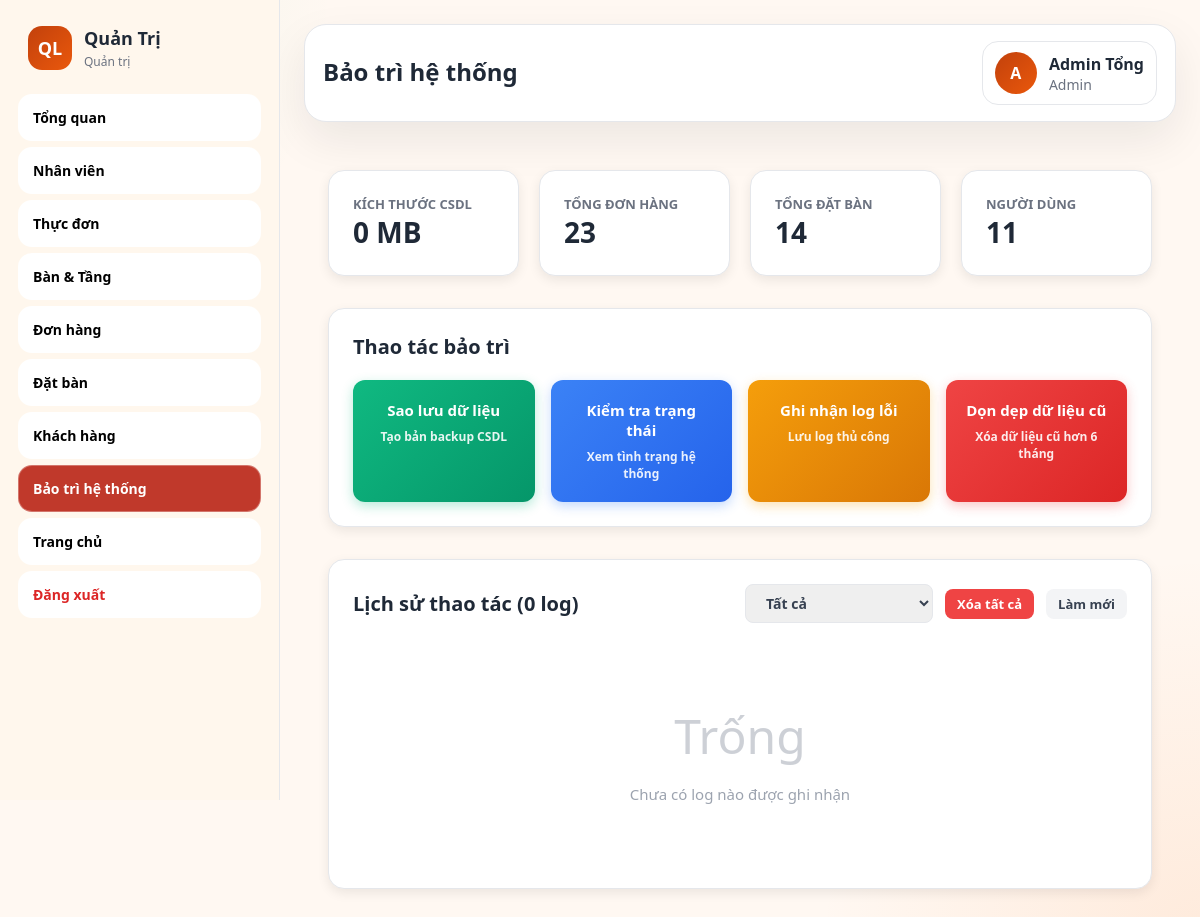
Page /admin.php?page=maintenance (signed in) on the earlier database version.
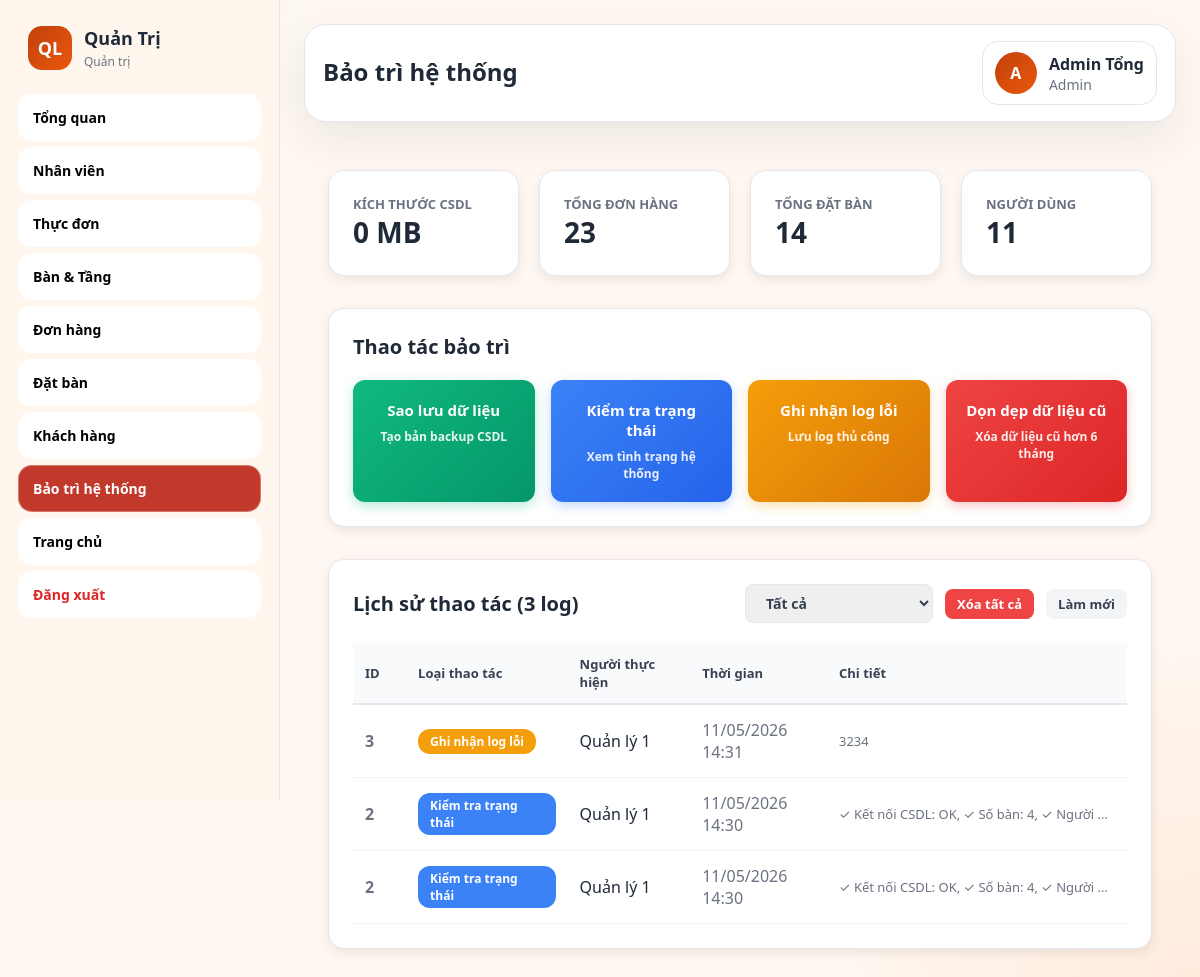
Same page on the later database version.
### tables this page shows
CREATE TABLE `data_operation_logs` (
  `log_id` int(11) NOT NULL AUTO_INCREMENT,
  `action_type` enum('backup','health_check','manual_log','delete_orders','delete_reservations','reset_all','restore','clean_old_data') NOT NULL,
  `deleted_count` int(11) DEFAULT 0,
  `performed_by` int(11) NOT NULL,
  `performed_at` datetime NOT NULL DEFAULT current_timestamp(),
  `details` text DEFAULT NULL,
  PRIMARY KEY (`log_id`),
  KEY `performed_by` (`performed_by`),
  KEY `idx_performed_at` (`performed_at`),
  KEY `idx_action_type` (`action_type`),
  CONSTRAINT `data_operation_logs_ibfk_1` FOREIGN KEY (`performed_by`) REFERENCES `users` (`user_id`)
);

CREATE TABLE `users` (
  `user_id` int(11) NOT NULL AUTO_INCREMENT,
  `full_name` varchar(100) NOT NULL,
  `phone` varchar(15) DEFAULT NULL,
  `ngay_sinh` date DEFAULT NULL,
  `gioi_tinh` enum('Nam','Nữ') DEFAULT NULL,
  `email` varchar(100) DEFAULT NULL,
  `username` varchar(50) NOT NULL,
  `password` varchar(255) NOT NULL,
  `role_id` int(11) NOT NULL,
  `status` enum('hoat_dong','khoa') NOT NULL DEFAULT 'hoat_dong',
  `created_at` datetime NOT NULL DEFAULT current_timestamp(),
  PRIMARY KEY (`user_id`),
  UNIQUE KEY `uq_users_username` (`username`),
  UNIQUE KEY `uq_users_email` (`email`),
  UNIQUE KEY `uq_users_phone` (`phone`),
  KEY `idx_users_role_id` (`role_id`),
  CONSTRAINT `fk_users_role` FOREIGN KEY (`role_id`) REFERENCES `roles` (`role_id`) ON UPDATE CASCADE
);

### includes/functions.php (called while the page is built, shortened)
<?php
function e($value): string {
    return htmlspecialchars((string)$value, ENT_QUOTES, 'UTF-8');
}

### admin/maintenance.php (the view, shortened to what the changed rows need)
<?php
require_once __DIR__ . '/../config/database.php';
require_once __DIR__ . '/../includes/functions.php';
$stats = [];
$stats['tables']       = $conn->query("SELECT COUNT(*) as c FROM tables")->fetch_assoc()['c'];
$stats['orders']       = $conn->query("SELECT COUNT(*) as c FROM orders")->fetch_assoc()['c'];
$stats['reservations'] = $conn->query("SELECT COUNT(*) as c FROM reservations")->fetch_assoc()['c'];
$stats['users']        = $conn->query("SELECT COUNT(*) as c FROM users WHERE status='hoat_dong'")->fetch_assoc()['c'];
$logs_result = $conn->query("
    SELECT l.log_id, l.action_type, l.deleted_count, l.performed_by, l.performed_at, l.details,
           u.full_name as performed_by_name
    FROM data_operation_logs l
    LEFT JOIN users u ON u.user_id = l.performed_by
    ORDER BY l.log_id DESC
    LIMIT 100
");
$logs = $logs_result ? $logs_result->fetch_all(MYSQLI_ASSOC) : [];
$total_logs = count($logs);
$db_size = $conn->query("
    SELECT ROUND(SUM(data_length + index_length)/1024/1024, 2) AS size_mb
    FROM information_schema.TABLES WHERE table_schema='qlnhahang'
")->fetch_assoc()['size_mb'] ?? 0;
?>
<div class="module-container" style="padding:24px;">
    <div style="display:grid; grid-template-columns:repeat(4,1fr); gap:20px; margin-bottom:32px;">
        <div style="background:white; border-radius:16px; padding:24px; display:flex; align-items:center; gap:16px; box-shadow:0 4px 12px rgba(0,0,0,0.08); border:1px solid #e5e7eb;">
            <div><div style="font-size:13px;color:#6b7280;font-weight:600;text-transform:uppercase;">Kích thước CSDL</div><div style="font-size:28px;font-weight:800;"><?= $db_size ?> MB</div></div>
        </div>
        <div style="background:white; border-radius:16px; padding:24px; display:flex; align-items:center; gap:16px; box-shadow:0 4px 12px rgba(0,0,0,0.08); border:1px solid #e5e7eb;">
            <div><div style="font-size:13px;color:#6b7280;font-weight:600;text-transform:uppercase;">Tổng đơn hàng</div><div style="font-size:28px;font-weight:800;"><?= number_format($stats['orders']) ?></div></div>
        </div>
        <div style="background:white; border-radius:16px; padding:24px; display:flex; align-items:center; gap:16px; box-shadow:0 4px 12px rgba(0,0,0,0.08); border:1px solid #e5e7eb;">
            <div><div style="font-size:13px;color:#6b7280;font-weight:600;text-transform:uppercase;">Tổng đặt bàn</div><div style="font-size:28px;font-weight:800;"><?= number_format($stats['reservations']) ?></div></div>
        </div>
        <div style="background:white; border-radius:16px; padding:24px; display:flex; align-items:center; gap:16px; box-shadow:0 4px 12px rgba(0,0,0,0.08); border:1px solid #e5e7eb;">
            <div><div style="font-size:13px;color:#6b7280;font-weight:600;text-transform:uppercase;">Người dùng</div><div style="font-size:28px;font-weight:800;"><?= number_format($stats['users']) ?></div></div>
        </div>
    </div>
    <div style="background:white; border-radius:16px; padding:24px; margin-bottom:32px; box-shadow:0 4px 12px rgba(0,0,0,0.08); border:1px solid #e5e7eb;">
        <h3 style="margin:0 0 20px; font-size:20px; font-weight:700;">Thao tác bảo trì</h3>
        <div style="display:grid; grid-template-columns:repeat(4,1fr); gap:16px;">
            <button onclick="performBackup(event)" style="padding:20px; border:none; border-radius:12px; cursor:pointer; display:flex; flex-direction:column; align-items:center; gap:8px; font-weight:700; font-size:15px; color:white; background:linear-gradient(135deg,#10b981,#059669); box-shadow:0 4px 12px rgba(16,185,129,0.3);">
                <span>Sao lưu dữ liệu</span>
                <small style="font-size:12px;opacity:0.9;">Tạo bản backup CSDL</small>
            </button>
            <button onclick="checkSystemHealth(event)" style="padding:20px; border:none; border-radius:12px; cursor:pointer; display:flex; flex-direction:column; align-items:center; gap:8px; font-weight:700; font-size:15px; color:white; background:linear-gradient(135deg,#3b82f6,#2563eb); box-shadow:0 4px 12px rgba(59,130,246,0.3);">
                <span>Kiểm tra trạng thái</span>
                <small style="font-size:12px;opacity:0.9;">Xem tình trạng hệ thống</small>
            </button>
            <button onclick="addTestLog(event)" style="padding:20px; border:none; border-radius:12px; cursor:pointer; display:flex; flex-direction:column; align-items:center; gap:8px; font-weight:700; font-size:15px; color:white; background:linear-gradient(135deg,#f59e0b,#d97706); box-shadow:0 4px 12px rgba(245,158,11,0.3);">
                <span>Ghi nhận log lỗi</span>
                <small style="font-size:12px;opacity:0.9;">Lưu log thủ công</small>
            </button>
            <button onclick="cleanOldData(event)" style="padding:20px; border:none; border-radius:12px; cursor:pointer; display:flex; flex-direction:column; align-items:center; gap:8px; font-weight:700; font-size:15px; color:white; background:linear-gradient(135deg,#ef4444,#dc2626); box-shadow:0 4px 12px rgba(239,68,68,0.3);">
                <span>Dọn dẹp dữ liệu cũ</span>
                <small style="font-size:12px;opacity:0.9;">Xóa dữ liệu cũ hơn 6 tháng</small>
            </button>
        </div>
    </div>
    <div style="background:white; border-radius:16px; padding:24px; box-shadow:0 4px 12px rgba(0,0,0,0.08); border:1px solid #e5e7eb;">
        <div style="display:flex; justify-content:space-between; align-items:center; margin-bottom:20px;">
            <h3 style="margin:0; font-size:20px; font-weight:700;">Lịch sử thao tác (<?= $total_logs ?> log)</h3>
            <div style="display:flex; gap:12px; align-items:center;">
                <select id="logFilter" onchange="filterLogs()" style="padding:8px 16px; border:1px solid #e5e7eb; border-radius:8px; font-size:14px; font-weight:600; color:#374151;">
                    <option value="all">Tất cả</option>
                </select>
                <button onclick="deleteAllLogs()" style="padding:6px 12px; border:none; border-radius:8px; cursor:pointer; font-weight:600; font-size:13px; background:#ef4444; color:white; display:inline-flex; align-items:center; gap:6px;">
                    Xóa tất cả
                </button>
                <button onclick="location.reload()" style="padding:6px 12px; border:none; border-radius:8px; cursor:pointer; font-weight:600; font-size:13px; background:#f3f4f6; color:#374151;">
                    Làm mới
                </button>
            </div>
        </div>
        <?php if ($total_logs > 0): ?>
        <div style="overflow-x:auto;">
            <table style="width:100%; border-collapse:collapse;">
                <thead style="background:#f9fafb;">
                    <tr>
                        <th style="padding:12px; text-align:left; font-weight:700; font-size:13px; color:#374151; border-bottom:2px solid #e5e7eb; width:60px;">ID</th>
                        <th style="padding:12px; text-align:left; font-weight:700; font-size:13px; color:#374151; border-bottom:2px solid #e5e7eb; width:200px;">Loại thao tác</th>
                        <th style="padding:12px; text-align:left; font-weight:700; font-size:13px; color:#374151; border-bottom:2px solid #e5e7eb; width:150px;">Người thực hiện</th>
                        <th style="padding:12px; text-align:left; font-weight:700; font-size:13px; color:#374151; border-bottom:2px solid #e5e7eb; width:150px;">Thời gian</th>
                        <th style="padding:12px; text-align:left; font-weight:700; font-size:13px; color:#374151; border-bottom:2px solid #e5e7eb;">Chi tiết</th>
                    </tr>
                </thead>
                <tbody id="logsTableBody">
                    <?php
                    $action_labels = [
                        'delete_orders' => 'Dọn dẹp dữ liệu cũ',
                        'backup'        => 'Sao lưu dữ liệu',
                        'health_check'  => 'Kiểm tra trạng thái',
                        'manual_log'    => 'Ghi nhận log lỗi',
                        'delete_reservations' => 'Xóa đặt bàn',
                        'reset_all'     => 'Reset toàn bộ',
                        'restore'       => 'Khôi phục'
                    ];
                    $action_colors = [
                        'delete_orders' => '#ef4444',
                        'backup'        => '#10b981',
                        'health_check'  => '#3b82f6',
                        'manual_log'    => '#f59e0b',
                        'delete_reservations' => '#f59e0b',
                        'reset_all'     => '#dc2626',
                        'restore'       => '#3b82f6'
                    ];
                    foreach ($logs as $log):
                        $action = $log['action_type'] ?? 'unknown';
                        $label  = $action_labels[$action] ?? ucfirst(str_replace('_', ' ', $action));
                        $color  = $action_colors[$action] ?? '#6b7280';
                    ?>
                    <tr data-action-type="<?= $action ?>" style="border-bottom:1px solid #f3f4f6;">
                        <td style="padding:14px 12px; font-weight:700; color:#6b7280;"><?= $log['log_id'] ?></td>
                        <td style="padding:14px 12px;">
                            <span style="display:inline-block; padding:4px 12px; border-radius:12px; font-size:12px; font-weight:700; color:white; background:<?= $color ?>;">
                                <?= $label ?>
                            </span>
                        </td>
                        <td style="padding:14px 12px;"><?= e($log['performed_by_name'] ?? 'N/A') ?></td>
                        <td style="padding:14px 12px; color:#6b7280;"><?= date('d/m/Y H:i', strtotime($log['performed_at'])) ?></td>
                        <td style="padding:14px 12px; max-width:300px; overflow:hidden; text-overflow:ellipsis; white-space:nowrap; color:#6b7280; font-size:13px;">
                            <?php if ($log['backup_file']): ?>
                                <div style="display:flex; align-items:center; gap:12px;">
                                    <span style="flex:1;"><?= e($log['details'] ?? '-') ?></span>
                                    <button onclick="downloadBackup('<?= $log['backup_file'] ?>')" style="padding:6px 10px; border:none; border-radius:6px; cursor:pointer; background:linear-gradient(135deg,#10b981,#059669); color:white; font-size:13px;">
                                        Tải xuống
                                    </button>
                                </div>
                            <?php else: ?>
                                <?= e($log['details'] ?? '-') ?>
                            <?php endif; ?>
                        </td>
                    </tr>
                    <?php endforeach; ?>
                </tbody>
            </table>
        </div>
        <?php else: ?>
            <div style="text-align:center; padding:60px 20px; color:#9ca3af;">
                <div style="font-size:48px; margin-bottom:16px; opacity:0.5;">Trống</div>
                <p style="margin:0; font-size:15px;">Chưa có log nào được ghi nhận</p>
            </div>
        <?php endif; ?>
    </div>
</div>

### includes/layout.php (shortened to what the changed rows need)
<?php
$_layoutUser     = $_SESSION['user'] ?? [];
$_layoutRole     = strtolower($_layoutUser['role_name'] ?? '');
$_adminMenu = [
    'reports'     => ['label' => 'Tổng quan',       'url' => '/quanlynhahang/admin.php?page=reports'],
    'employees'   => ['label' => 'Nhân viên',        'url' => '/quanlynhahang/admin.php?page=employees'],
    'menu'        => ['label' => 'Thực đơn',         'url' => '/quanlynhahang/admin.php?page=menu'],
    'tables'      => ['label' => 'Bàn & Tầng',       'url' => '/quanlynhahang/admin.php?page=tables'],
    'orders'      => ['label' => 'Đơn hàng',         'url' => '/quanlynhahang/admin.php?page=orders'],
    'reservations'=> ['label' => 'Đặt bàn',          'url' => '/quanlynhahang/admin.php?page=reservations'],
    'customers'   => ['label' => 'Khách hàng',       'url' => '/quanlynhahang/admin.php?page=customers'],
    'maintenance' => ['label' => 'Bảo trì hệ thống', 'url' => '/quanlynhahang/admin.php?page=maintenance'],
];
$_cashierMenu = [
    'cashier'         => ['label' => 'Thanh toán',   'url' => '/quanlynhahang/cashier/index.php'],
    'cashier_history' => ['label' => 'Lịch sử',      'url' => '/quanlynhahang/cashier/history.php'],
];
$_waiterMenu = [
    'waiter'  => ['label' => 'Sơ đồ bàn',   'url' => '/quanlynhahang/waiter/index.php'],
    'w_orders'=> ['label' => 'Đơn hôm nay',  'url' => '/quanlynhahang/waiter/my_orders.php'],
];
$_kitchenMenu = [
    'kitchen' => ['label' => 'Bill món ăn',  'url' => '/quanlynhahang/kitchen/index.php'],
    'kitchen_history' => ['label' => 'Lịch sử',  'url' => '/quanlynhahang/kitchen/history.php'],
];
$_menuItems = match($sidebarRole ?? 'admin') {
    'thungan' => $_cashierMenu,
    'phucvu'  => $_waiterMenu,
    'bep'     => $_kitchenMenu,
    default   => $_adminMenu,
};
?>
<!DOCTYPE html>
<html lang="vi">
<head>
    <link rel="stylesheet" href="/quanlynhahang/assets/css/app.css">
</head>
<body class="theme-warm">
<div class="admin-layout">
    <aside class="sidebar">
        <div class="sidebar-brand">
            <div>
                <h2>Quản Trị</h2>
            </div>
        </div>
        <nav class="menu">
            <?php foreach ($_menuItems as $key => $item): ?>
                <a href="<?= $item['url'] ?>" class="<?= ($activeMenu ?? '') === $key ? 'active' : '' ?>">
                    <?= $item['label'] ?>
                </a>
            <?php endforeach; ?>
            <?php if (in_array($_layoutRole, ['admin', 'quanly'])): ?>
                <a href="/quanlynhahang/index.php" target="_blank">
                    Trang chủ
                </a>
            <?php endif; ?>
            <a href="/quanlynhahang/auth/logout.php" style="margin-top:auto; color:#dc2626;">Đăng xuất</a>
        </nav>
    </aside>
    <main class="main">
        <div class="topbar">
            <div>
                <h1><?= htmlspecialchars($pageTitle ?? '') ?></h1>
            </div>
        </div>

Differences in the rows shown:
added data_operation_logs: log_id "3", action_type "Ghi nhận log lỗi", performed_by.full_name "Quản lý 1", performed_at "11/05/2026 14:31", details "3234"
added data_operation_logs: log_id "2", action_type "Kiểm tra trạng thái", performed_by.full_name "Quản lý 1", performed_at "11/05/2026 14:30", details "✓ Kết nối CSDL: OK, ✓ Số bàn: 4, ✓ Người…"
Other differences:
$total_logs: "0" → "3"
text no longer shown: "Trống Chưa có log nào được ghi nhận"
text now shown: "ID Loại thao tác Người thực hiện Thời gian Chi tiết"
